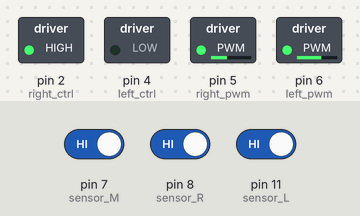
Recording of a sketch running on a simulated Arduino Uno, built with avr-gcc and run on an emulated ATmega328P. Parts: switched loads named in the sketch (green lamp = pin HIGH). Dashed ring = blinking. The test bench sets the inputs (shaded band); at power-on: pin 7 (sensor_M) HIGH, pin 8 (sensor_R) HIGH, pin 11 (sensor_L) HIGH.

Above: at 3.8 s.
3.9 s: pin 7 (sensor_M) driven LOW and pin 8 (sensor_R) driven LOW and pin 11 (sensor_L) driven LOW
At 5.6 s:
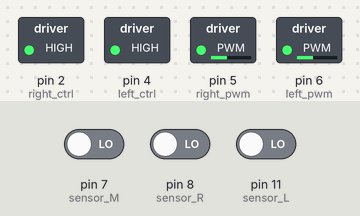
6.0 s: pin 7 (sensor_M) driven HIGH
At 6.5 s:
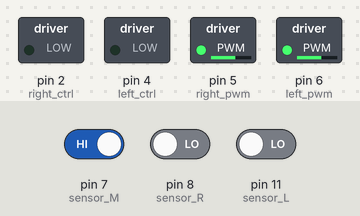
11.0 s: pin 7 (sensor_M) driven LOW
At 11.8 s:
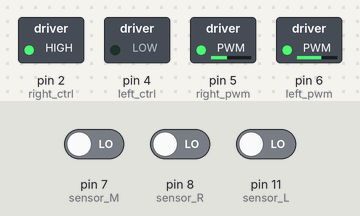
13.5 s: pin 8 (sensor_R) driven HIGH
At 14.8 s:
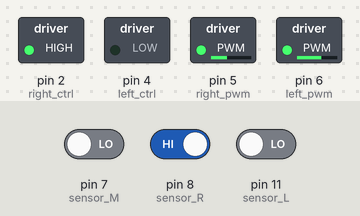
Timing chart, 0 to 19.5 s (numbered marks = the images above; inputs shaded):
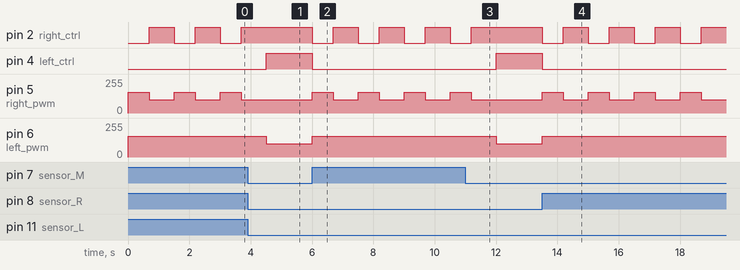

The sketch:

lesson_10_Move_in_Confined_Space_turtle.ino
```cpp
//*************************************************************************
/*
 keyestudio smart turtle robot
 lesson 10
 Move in Confined Space turtle
 http://www.keyestudio.com
*/
int left_ctrl = 4;//define direction control pin of A motor
 int left_pwm = 6;//define PWM control pin of A motor
 int right_ctrl = 2;//define direction control pin of B motor
 int right_pwm = 5;//define PWM control pin of B motor
 int sensor_L = 11;//define the pin of left line tracking sensor
 int sensor_M = 7;//define the pin of middle line tracking sensor
 int sensor_R = 8;//define the pin of right line tracking sensor
int L_val,M_val,R_val;//define these variables

void setup() {
  Serial.begin(9600);//start serial monitor and set baud rate to 9600
  pinMode(left_ctrl,OUTPUT);//set direction control pin of A motor to OUTPUT
  pinMode(left_pwm,OUTPUT);//set PWM control pin of A motor to OUTPUT
  pinMode(right_ctrl,OUTPUT);//set direction control pin of B motor to OUTPUT
  pinMode(right_pwm,OUTPUT);//set PWM control pin of B motor to OUTPUT
  pinMode(sensor_L,INPUT);//set the pins of left line tracking sensor to INPUT
  pinMode(sensor_M,INPUT);//set the pins of middle line tracking sensor to INPUT
  pinMode(sensor_R,INPUT);//set the pins of right line tracking sensor to INPUT
}

void loop()
{
  tracking(); //run main program
}

void tracking()
{
  L_val = digitalRead(sensor_L);//read the value of left line tracking sensor
  M_val = digitalRead(sensor_M);//read the value of middle line tracking sensor
  R_val = digitalRead(sensor_R);//read the value of right line tracking sensor
  if ( L_val == 0 && M_val == 0 && R_val == 0 ) { //when no black lines are detected，turtle car forward
    Car_front();
  }
  else { //Otherwise, if any of the patrol sensors detect a black line, back up and turn left
    Car_back();
    delay(700);
    Car_left();
    delay(800);
  }
}

void Car_front()
{
  digitalWrite(left_ctrl, HIGH);
  analogWrite(left_pwm, 100);
  digitalWrite(right_ctrl, HIGH);
  analogWrite(right_pwm, 100);
}
void Car_back()
{
  digitalWrite(left_ctrl, LOW);
  analogWrite(left_pwm, 155);
  digitalWrite(right_ctrl, LOW);
  analogWrite(right_pwm, 155);
}
void Car_left()
{
  digitalWrite(left_ctrl, LOW);
  analogWrite(left_pwm, 155);
  digitalWrite(right_ctrl, HIGH);
  analogWrite(right_pwm, 100);
}
void Car_right()
{
  digitalWrite(left_ctrl, HIGH);
  analogWrite(left_pwm, 100);
  digitalWrite(right_ctrl, LOW);
  analogWrite(right_pwm, 155);
}
void Car_Stop()
{
  digitalWrite(left_ctrl, LOW);
  analogWrite(left_pwm, 0);
  digitalWrite(right_ctrl, LOW);
  analogWrite(right_pwm, 0);

}
//*************************************************************************
```

Measured:
- after the input at 3.9 s, pin 2 (right_ctrl): stays HIGH (without the input it goes to LOW after 0.60 s); pin 4 (left_ctrl): LOW → HIGH after 0.60 s; pin 5 (right_pwm): stays 100/255 (without the input it goes to 155/255 after 0.60 s); pin 6 (left_pwm): 155/255 → 100/255 after 0.60 s
- after the input at 6.0 s, pin 2 (right_ctrl): alternates HIGH for 0.80 s and LOW for 0.70 s, starting at once; pin 4 (left_ctrl): HIGH → LOW at once; pin 5 (right_pwm): alternates 155/255 for 0.70 s and 100/255 for 0.80 s, starting at once; pin 6 (left_pwm): 100/255 → 155/255 at once
- after the input at 11.0 s, pin 2 (right_ctrl): goes on until 11.2 s, then stays HIGH; pin 4 (left_ctrl): LOW → HIGH after 1.0 s; pin 5 (right_pwm): goes on until 11.2 s, then stays 100/255; pin 6 (left_pwm): 155/255 → 100/255 after 1.0 s
- after the input at 13.5 s, pin 2 (right_ctrl): alternates HIGH for 0.80 s and LOW for 0.70 s, starting at once; pin 4 (left_ctrl): HIGH → LOW at once; pin 5 (right_pwm): alternates 155/255 for 0.70 s and 100/255 for 0.80 s, starting at once; pin 6 (left_pwm): 100/255 → 155/255 at once
- by itself, pin 2 (right_ctrl): alternates HIGH for 0.80 s and LOW for 0.70 s
- by itself, pin 5 (right_pwm): alternates 155/255 for 0.70 s and 100/255 for 0.80 s
